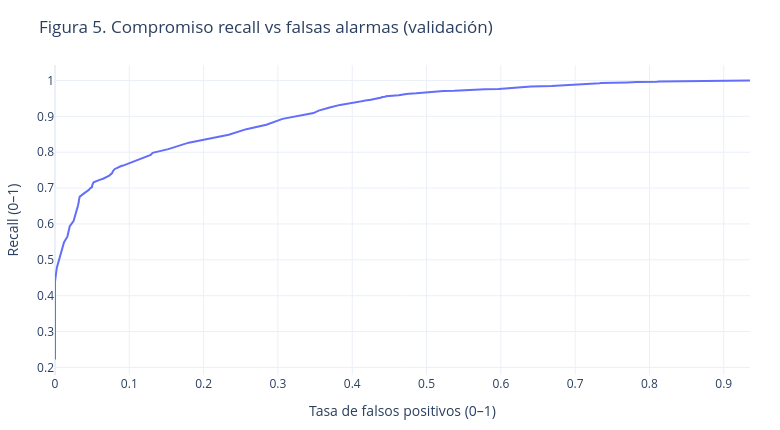
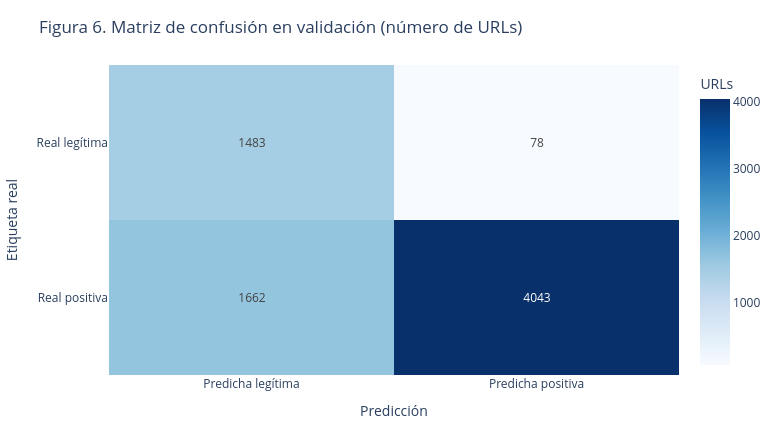

Notebook code for these charts, in order:
### Code cell
threshold_curve=thresh_table[thresh_table.modelo.eq(selected_name)].copy()
chart(px.line(threshold_curve,x='fpr',y='recall',hover_data=['umbral'],
              title='Figura 5. Compromiso recall vs falsas alarmas (validación)',
              labels={'fpr':'Tasa de falsos positivos (0–1)','recall':'Recall (0–1)'}),'05_umbral')
val_pred=(prob_val[selected_name]>=chosen_threshold).astype(int)
val_cm=confusion_matrix(y_val,val_pred,labels=[0,1])
chart(px.imshow(val_cm,text_auto=True,aspect='auto',color_continuous_scale='Blues',
                x=['Predicha legítima','Predicha positiva'],y=['Real legítima','Real positiva'],
                title='Figura 6. Matriz de confusión en validación (número de URLs)',
                labels={'x':'Predicción','y':'Etiqueta real','color':'URLs'}),'06_confusion_validacion')

### Figure 1 — Plotly figure (JSON) as saved in the notebook; plotly's stock layout.template omitted (floating-point values rounded to 4 significant figures; data arrays with more than 128 entries replaced by an {"elided": "..."} marker saying what was removed)
{"data": [{"customdata": {"elided": "190x1 float values"}, "hovertemplate": "Tasa de falsos positivos (0–1)=%{x}<br>Recall (0–1)=%{y}<br>umbral=%{customdata[0]}<extra></extra>", "legendgroup": "", "line": {"color": "#636efa", "dash": "solid"}, "marker": {"symbol": "circle"}, "mode": "lines", "name": "", "orientation": "v", "showlegend": false, "type": "scatter", "x": {"elided": "190 float values"}, "xaxis": "x", "y": {"elided": "190 float values"}, "yaxis": "y"}], "layout": {"height": 430, "legend": {"tracegroupgap": 0}, "margin": {"b": 55, "l": 55, "r": 30, "t": 65}, "title": {"text": "Figura 5. Compromiso recall vs falsas alarmas (validación)"}, "width": 780, "xaxis": {"anchor": "y", "domain": [0, 1], "title": {"text": "Tasa de falsos positivos (0–1)"}}, "yaxis": {"anchor": "x", "domain": [0, 1], "title": {"text": "Recall (0–1)"}}}}

### Figure 2 — Plotly figure (JSON) as saved in the notebook; plotly's stock layout.template omitted (floating-point values rounded to 4 significant figures)
{"data": [{"coloraxis": "coloraxis", "hovertemplate": "Predicción: %{x}<br>Etiqueta real: %{y}<br>URLs: %{z}<extra></extra>", "name": "0", "texttemplate": "%{z}", "type": "heatmap", "x": ["Predicha legítima", "Predicha positiva"], "xaxis": "x", "y": ["Real legítima", "Real positiva"], "yaxis": "y", "z": [[1483, 78], [1662, 4043]]}], "layout": {"coloraxis": {"autocolorscale": false, "colorbar": {"title": {"text": "URLs"}}, "colorscale": [[0, "rgb(247,251,255)"], [0.125, "rgb(222,235,247)"], [0.25, "rgb(198,219,239)"], [0.375, "rgb(158,202,225)"], [0.5, "rgb(107,174,214)"], [0.625, "rgb(66,146,198)"], [0.75, "rgb(33,113,181)"], [0.875, "rgb(8,81,156)"], [1, "rgb(8,48,107)"]]}, "height": 430, "margin": {"b": 55, "l": 55, "r": 30, "t": 65}, "title": {"text": "Figura 6. Matriz de confusión en validación (número de URLs)"}, "width": 780, "xaxis": {"anchor": "y", "domain": [0, 1], "title": {"text": "Predicción"}}, "yaxis": {"anchor": "x", "autorange": "reversed", "domain": [0, 1], "title": {"text": "Etiqueta real"}}}}
